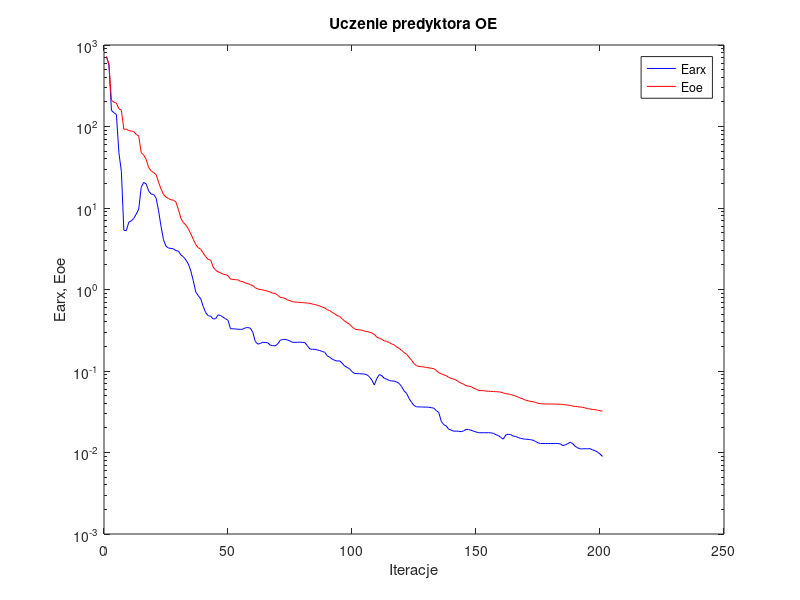
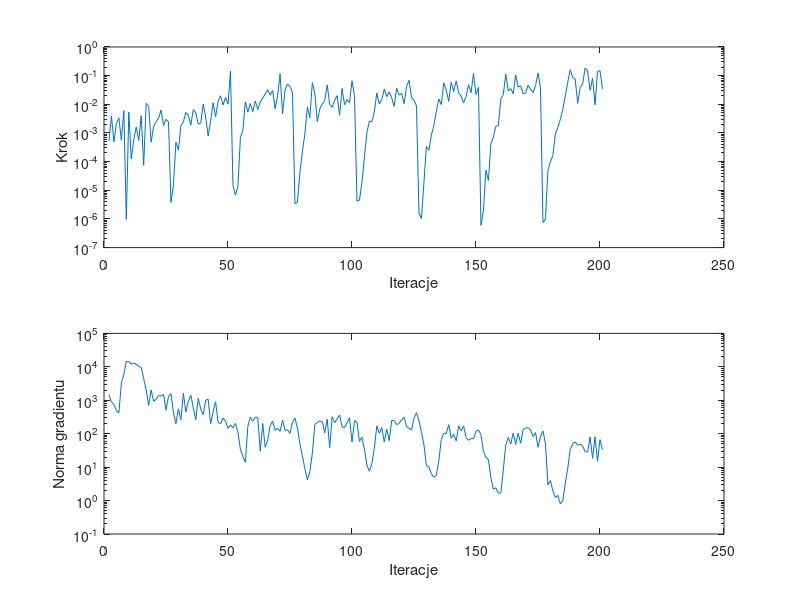

Source code (MATLAB) for these figures, in order:
%uczenie predyktora oe
clear all;
n=0; farx(n+1)=7.204199e+002; foe(n+1)=7.185959e+002; wspucz(n+1)=0.000000e+000; ng(n+1)=0.000000e+000;
%odnowa zmiennej metryki
n=1; farx(n+1)=5.675645e+002; foe(n+1)=5.804827e+002; krok(n+1)=5.322828e-004; ng(n+1)=1.458055e+003;
n=2; farx(n+1)=1.573747e+002; foe(n+1)=2.099443e+002; krok(n+1)=3.936758e-003; ng(n+1)=8.917123e+002;
n=3; farx(n+1)=1.479846e+002; foe(n+1)=1.990539e+002; krok(n+1)=4.838020e-004; ng(n+1)=7.434152e+002;
n=4; farx(n+1)=1.400643e+002; foe(n+1)=1.937752e+002; krok(n+1)=2.168031e-003; ng(n+1)=4.884901e+002;
n=5; farx(n+1)=4.792991e+001; foe(n+1)=1.650984e+002; krok(n+1)=3.350038e-003; ng(n+1)=4.207141e+002;
n=6; farx(n+1)=2.811198e+001; foe(n+1)=1.585743e+002; krok(n+1)=5.668187e-004; ng(n+1)=3.263636e+003;
n=7; farx(n+1)=5.331953e+000; foe(n+1)=9.274066e+001; krok(n+1)=5.980899e-003; ng(n+1)=6.026249e+003;
n=8; farx(n+1)=5.267742e+000; foe(n+1)=9.258967e+001; krok(n+1)=9.741221e-007; ng(n+1)=1.457671e+004;
n=9; farx(n+1)=6.703526e+000; foe(n+1)=8.899094e+001; krok(n+1)=5.368339e-003; ng(n+1)=1.420857e+004;
n=10; farx(n+1)=6.956886e+000; foe(n+1)=8.802916e+001; krok(n+1)=1.231773e-004; ng(n+1)=1.207007e+004;
n=11; farx(n+1)=7.434644e+000; foe(n+1)=8.663676e+001; krok(n+1)=5.747417e-004; ng(n+1)=1.278338e+004;
n=12; farx(n+1)=8.433130e+000; foe(n+1)=7.989141e+001; krok(n+1)=1.624224e-003; ng(n+1)=1.192790e+004;
n=13; farx(n+1)=9.684532e+000; foe(n+1)=7.683738e+001; krok(n+1)=5.440190e-004; ng(n+1)=1.034463e+004;
n=14; farx(n+1)=1.792371e+001; foe(n+1)=4.778239e+001; krok(n+1)=4.004785e-003; ng(n+1)=9.507952e+003;
n=15; farx(n+1)=2.061873e+001; foe(n+1)=4.466409e+001; krok(n+1)=7.409807e-005; ng(n+1)=4.418568e+003;
n=16; farx(n+1)=1.978192e+001; foe(n+1)=3.952406e+001; krok(n+1)=1.080437e-002; ng(n+1)=2.071808e+003;
n=17; farx(n+1)=1.623074e+001; foe(n+1)=3.139279e+001; krok(n+1)=8.516524e-003; ng(n+1)=7.022425e+002;
n=18; farx(n+1)=1.484058e+001; foe(n+1)=2.860031e+001; krok(n+1)=4.800146e-004; ng(n+1)=2.032499e+003;
n=19; farx(n+1)=1.467840e+001; foe(n+1)=2.721506e+001; krok(n+1)=1.624224e-003; ng(n+1)=9.397375e+002;
n=20; farx(n+1)=1.327516e+001; foe(n+1)=2.573806e+001; krok(n+1)=2.547833e-003; ng(n+1)=1.070557e+003;
n=21; farx(n+1)=9.277681e+000; foe(n+1)=2.076532e+001; krok(n+1)=3.225080e-003; ng(n+1)=1.380812e+003;
n=22; farx(n+1)=5.942571e+000; foe(n+1)=1.708795e+001; krok(n+1)=6.374691e-003; ng(n+1)=1.330335e+003;
n=23; farx(n+1)=4.064338e+000; foe(n+1)=1.467036e+001; krok(n+1)=1.830478e-003; ng(n+1)=1.496491e+003;
n=24; farx(n+1)=3.396449e+000; foe(n+1)=1.363936e+001; krok(n+1)=2.972972e-003; ng(n+1)=5.087668e+002;
n=25; farx(n+1)=3.228972e+000; foe(n+1)=1.309753e+001; krok(n+1)=2.464960e-003; ng(n+1)=1.290419e+003;
%odnowa zmiennej metryki
n=26; farx(n+1)=3.191886e+000; foe(n+1)=1.259961e+001; krok(n+1)=3.787925e-006; ng(n+1)=1.571215e+003;
n=27; farx(n+1)=3.158691e+000; foe(n+1)=1.250624e+001; krok(n+1)=1.490654e-005; ng(n+1)=4.331744e+002;
n=28; farx(n+1)=2.997055e+000; foe(n+1)=1.182417e+001; krok(n+1)=4.729213e-004; ng(n+1)=1.984266e+002;
n=29; farx(n+1)=2.960245e+000; foe(n+1)=9.550363e+000; krok(n+1)=2.507229e-004; ng(n+1)=5.556076e+002;
n=30; farx(n+1)=2.657012e+000; foe(n+1)=7.473467e+000; krok(n+1)=1.810600e-003; ng(n+1)=2.632152e+002;
n=31; farx(n+1)=2.526686e+000; foe(n+1)=6.606365e+000; krok(n+1)=2.426783e-003; ng(n+1)=1.617430e+003;
n=32; farx(n+1)=2.308062e+000; foe(n+1)=6.213065e+000; krok(n+1)=5.173682e-003; ng(n+1)=4.494303e+002;
n=33; farx(n+1)=2.065650e+000; foe(n+1)=5.546189e+000; krok(n+1)=4.150488e-003; ng(n+1)=9.276531e+002;
n=34; farx(n+1)=1.688129e+000; foe(n+1)=4.816281e+000; krok(n+1)=1.876490e-003; ng(n+1)=1.415347e+003;
n=35; farx(n+1)=1.284973e+000; foe(n+1)=4.129278e+000; krok(n+1)=6.544675e-003; ng(n+1)=5.930530e+002;
n=36; farx(n+1)=9.328629e-001; foe(n+1)=3.556534e+000; krok(n+1)=4.969696e-003; ng(n+1)=2.656814e+002;
n=37; farx(n+1)=8.404852e-001; foe(n+1)=3.262464e+000; krok(n+1)=2.013418e-003; ng(n+1)=1.150220e+003;
n=38; farx(n+1)=7.694244e-001; foe(n+1)=3.121010e+000; krok(n+1)=2.204222e-003; ng(n+1)=5.501554e+002;
n=39; farx(n+1)=6.210692e-001; foe(n+1)=2.799329e+000; krok(n+1)=1.004150e-002; ng(n+1)=3.666634e+002;
n=40; farx(n+1)=5.204637e-001; foe(n+1)=2.531552e+000; krok(n+1)=3.621201e-003; ng(n+1)=9.909936e+002;
n=41; farx(n+1)=4.767146e-001; foe(n+1)=2.343715e+000; krok(n+1)=7.821151e-004; ng(n+1)=1.079328e+003;
n=42; farx(n+1)=4.706615e-001; foe(n+1)=2.296531e+000; krok(n+1)=2.581388e-003; ng(n+1)=1.980623e+002;
n=43; farx(n+1)=4.357022e-001; foe(n+1)=1.891427e+000; krok(n+1)=1.131000e-002; ng(n+1)=4.574667e+002;
n=44; farx(n+1)=4.381363e-001; foe(n+1)=1.725510e+000; krok(n+1)=3.595838e-003; ng(n+1)=8.968149e+002;
n=45; farx(n+1)=4.873111e-001; foe(n+1)=1.648166e+000; krok(n+1)=1.281715e-002; ng(n+1)=2.203156e+002;
n=46; farx(n+1)=4.801724e-001; foe(n+1)=1.601044e+000; krok(n+1)=1.991120e-002; ng(n+1)=1.971730e+002;
n=47; farx(n+1)=4.573350e-001; foe(n+1)=1.544897e+000; krok(n+1)=9.513276e-003; ng(n+1)=2.938552e+002;
n=48; farx(n+1)=4.380496e-001; foe(n+1)=1.519841e+000; krok(n+1)=1.725161e-002; ng(n+1)=2.395416e+002;
n=49; farx(n+1)=4.199074e-001; foe(n+1)=1.479010e+000; krok(n+1)=1.019447e-002; ng(n+1)=1.439701e+002;
n=50; farx(n+1)=3.306905e-001; foe(n+1)=1.341879e+000; krok(n+1)=1.447238e-001; ng(n+1)=1.828353e+002;
%odnowa zmiennej metryki
n=51; farx(n+1)=3.293499e-001; foe(n+1)=1.331421e+000; krok(n+1)=1.465800e-005; ng(n+1)=1.494442e+002;
n=52; farx(n+1)=3.277328e-001; foe(n+1)=1.319138e+000; krok(n+1)=6.798773e-006; ng(n+1)=2.030938e+002;
n=53; farx(n+1)=3.258990e-001; foe(n+1)=1.313549e+000; krok(n+1)=1.390431e-005; ng(n+1)=1.103148e+002;
n=54; farx(n+1)=3.242422e-001; foe(n+1)=1.261554e+000; krok(n+1)=6.822427e-004; ng(n+1)=3.409872e+001;
n=55; farx(n+1)=3.262929e-001; foe(n+1)=1.246354e+000; krok(n+1)=1.273916e-003; ng(n+1)=2.089056e+001;
n=56; farx(n+1)=3.384758e-001; foe(n+1)=1.203202e+000; krok(n+1)=1.219985e-002; ng(n+1)=1.397002e+001;
n=57; farx(n+1)=3.414300e-001; foe(n+1)=1.180159e+000; krok(n+1)=5.295103e-003; ng(n+1)=1.645998e+002;
n=58; farx(n+1)=3.353969e-001; foe(n+1)=1.149919e+000; krok(n+1)=1.064021e-002; ng(n+1)=3.120187e+002;
n=59; farx(n+1)=2.994837e-001; foe(n+1)=1.116062e+000; krok(n+1)=5.548179e-003; ng(n+1)=2.361194e+002;
n=60; farx(n+1)=2.301506e-001; foe(n+1)=1.052142e+000; krok(n+1)=1.303720e-002; ng(n+1)=3.140313e+002;
n=61; farx(n+1)=2.140165e-001; foe(n+1)=1.013764e+000; krok(n+1)=6.543079e-003; ng(n+1)=3.069905e+002;
n=62; farx(n+1)=2.174959e-001; foe(n+1)=1.001136e+000; krok(n+1)=1.220118e-002; ng(n+1)=3.004176e+001;
n=63; farx(n+1)=2.247103e-001; foe(n+1)=9.881823e-001; krok(n+1)=1.650507e-002; ng(n+1)=2.006127e+002;
n=64; farx(n+1)=2.245110e-001; foe(n+1)=9.725478e-001; krok(n+1)=2.308292e-002; ng(n+1)=3.917021e+001;
n=65; farx(n+1)=2.221819e-001; foe(n+1)=9.502657e-001; krok(n+1)=3.237080e-002; ng(n+1)=6.484129e+001;
n=66; farx(n+1)=2.082625e-001; foe(n+1)=9.335456e-001; krok(n+1)=2.096657e-002; ng(n+1)=1.750140e+002;
n=67; farx(n+1)=2.045836e-001; foe(n+1)=9.022537e-001; krok(n+1)=3.012318e-002; ng(n+1)=2.375277e+002;
n=68; farx(n+1)=2.038557e-001; foe(n+1)=8.961391e-001; krok(n+1)=6.970444e-003; ng(n+1)=1.263690e+002;
n=69; farx(n+1)=2.133202e-001; foe(n+1)=8.527278e-001; krok(n+1)=1.989989e-002; ng(n+1)=1.461909e+002;
n=70; farx(n+1)=2.375260e-001; foe(n+1)=8.033095e-001; krok(n+1)=1.158784e-001; ng(n+1)=1.180806e+002;
n=71; farx(n+1)=2.434775e-001; foe(n+1)=7.934126e-001; krok(n+1)=4.587536e-003; ng(n+1)=2.557528e+002;
n=72; farx(n+1)=2.444833e-001; foe(n+1)=7.780549e-001; krok(n+1)=3.122169e-002; ng(n+1)=1.265405e+002;
n=73; farx(n+1)=2.398881e-001; foe(n+1)=7.447813e-001; krok(n+1)=5.123880e-002; ng(n+1)=1.292809e+002;
n=74; farx(n+1)=2.342101e-001; foe(n+1)=7.303909e-001; krok(n+1)=4.171530e-002; ng(n+1)=1.021366e+002;
n=75; farx(n+1)=2.247510e-001; foe(n+1)=7.089269e-001; krok(n+1)=2.592196e-002; ng(n+1)=2.228669e+002;
%odnowa zmiennej metryki
n=76; farx(n+1)=2.249111e-001; foe(n+1)=7.014253e-001; krok(n+1)=3.394755e-006; ng(n+1)=2.910723e+002;
n=77; farx(n+1)=2.251007e-001; foe(n+1)=6.979388e-001; krok(n+1)=3.880465e-006; ng(n+1)=1.472063e+002;
n=78; farx(n+1)=2.256151e-001; foe(n+1)=6.947778e-001; krok(n+1)=4.156331e-005; ng(n+1)=4.976163e+001;
n=79; farx(n+1)=2.248939e-001; foe(n+1)=6.896960e-001; krok(n+1)=2.326282e-004; ng(n+1)=2.171076e+001;
n=80; farx(n+1)=2.226018e-001; foe(n+1)=6.864641e-001; krok(n+1)=9.272824e-004; ng(n+1)=8.907950e+000;
n=81; farx(n+1)=2.043023e-001; foe(n+1)=6.814836e-001; krok(n+1)=8.161186e-003; ng(n+1)=4.178418e+000;
n=82; farx(n+1)=1.866045e-001; foe(n+1)=6.770414e-001; krok(n+1)=3.427028e-003; ng(n+1)=7.248023e+000;
n=83; farx(n+1)=1.844631e-001; foe(n+1)=6.641067e-001; krok(n+1)=5.694364e-002; ng(n+1)=2.565735e+001;
n=84; farx(n+1)=1.849726e-001; foe(n+1)=6.524304e-001; krok(n+1)=2.477353e-002; ng(n+1)=1.871516e+002;
n=85; farx(n+1)=1.810372e-001; foe(n+1)=6.431015e-001; krok(n+1)=2.513970e-003; ng(n+1)=2.175393e+002;
n=86; farx(n+1)=1.783656e-001; foe(n+1)=6.259508e-001; krok(n+1)=6.802533e-003; ng(n+1)=2.423052e+002;
n=87; farx(n+1)=1.737169e-001; foe(n+1)=6.087957e-001; krok(n+1)=1.007731e-002; ng(n+1)=2.300807e+002;
n=88; farx(n+1)=1.696962e-001; foe(n+1)=5.957138e-001; krok(n+1)=1.360507e-002; ng(n+1)=1.069232e+002;
n=89; farx(n+1)=1.537795e-001; foe(n+1)=5.642587e-001; krok(n+1)=4.757597e-002; ng(n+1)=2.716161e+002;
n=90; farx(n+1)=1.476591e-001; foe(n+1)=5.518546e-001; krok(n+1)=1.000726e-002; ng(n+1)=3.841338e+001;
n=91; farx(n+1)=1.401539e-001; foe(n+1)=5.238520e-001; krok(n+1)=7.876901e-003; ng(n+1)=3.230597e+002;
n=92; farx(n+1)=1.353050e-001; foe(n+1)=5.042117e-001; krok(n+1)=1.390067e-002; ng(n+1)=2.136897e+002;
n=93; farx(n+1)=1.325377e-001; foe(n+1)=4.786545e-001; krok(n+1)=2.000182e-002; ng(n+1)=2.760699e+002;
n=94; farx(n+1)=1.333862e-001; foe(n+1)=4.679469e-001; krok(n+1)=4.175393e-003; ng(n+1)=3.626370e+002;
n=95; farx(n+1)=1.249533e-001; foe(n+1)=4.375144e-001; krok(n+1)=3.586741e-002; ng(n+1)=1.596874e+002;
n=96; farx(n+1)=1.153854e-001; foe(n+1)=4.110734e-001; krok(n+1)=9.703984e-003; ng(n+1)=1.502908e+002;
n=97; farx(n+1)=1.105162e-001; foe(n+1)=3.926365e-001; krok(n+1)=1.464382e-002; ng(n+1)=2.149275e+002;
n=98; farx(n+1)=1.067048e-001; foe(n+1)=3.745046e-001; krok(n+1)=1.129495e-002; ng(n+1)=3.006857e+002;
n=99; farx(n+1)=9.823935e-002; foe(n+1)=3.484358e-001; krok(n+1)=6.640781e-002; ng(n+1)=5.590575e+001;
n=100; farx(n+1)=9.336430e-002; foe(n+1)=3.294594e-001; krok(n+1)=2.043074e-002; ng(n+1)=2.476187e+002;
%odnowa zmiennej metryki
n=101; farx(n+1)=9.286289e-002; foe(n+1)=3.215240e-001; krok(n+1)=4.158459e-006; ng(n+1)=2.219693e+002;
n=102; farx(n+1)=9.278165e-002; foe(n+1)=3.209624e-001; krok(n+1)=4.498643e-006; ng(n+1)=5.901278e+001;
n=103; farx(n+1)=9.212586e-002; foe(n+1)=3.165359e-001; krok(n+1)=1.836951e-005; ng(n+1)=7.806278e+001;
n=104; farx(n+1)=9.172745e-002; foe(n+1)=3.088363e-001; krok(n+1)=1.412779e-004; ng(n+1)=3.502138e+001;
n=105; farx(n+1)=8.993007e-002; foe(n+1)=3.042777e-001; krok(n+1)=1.006932e-003; ng(n+1)=1.156271e+001;
n=106; farx(n+1)=8.500263e-002; foe(n+1)=3.002234e-001; krok(n+1)=2.634602e-003; ng(n+1)=7.508318e+000;
n=107; farx(n+1)=7.729538e-002; foe(n+1)=2.931709e-001; krok(n+1)=2.426783e-003; ng(n+1)=1.263514e+001;
n=108; farx(n+1)=6.736357e-002; foe(n+1)=2.812621e-001; krok(n+1)=5.414124e-003; ng(n+1)=3.608873e+001;
n=109; farx(n+1)=8.080265e-002; foe(n+1)=2.607782e-001; krok(n+1)=2.477353e-002; ng(n+1)=1.716566e+002;
n=110; farx(n+1)=9.028767e-002; foe(n+1)=2.518559e-001; krok(n+1)=1.025657e-002; ng(n+1)=1.029517e+002;
n=111; farx(n+1)=8.770709e-002; foe(n+1)=2.452683e-001; krok(n+1)=1.448480e-002; ng(n+1)=1.524204e+002;
n=112; farx(n+1)=8.125431e-002; foe(n+1)=2.341996e-001; krok(n+1)=3.377395e-002; ng(n+1)=5.649239e+001;
n=113; farx(n+1)=7.951244e-002; foe(n+1)=2.313920e-001; krok(n+1)=1.834657e-002; ng(n+1)=1.387323e+002;
n=114; farx(n+1)=7.648502e-002; foe(n+1)=2.229986e-001; krok(n+1)=2.721013e-002; ng(n+1)=6.232173e+001;
n=115; farx(n+1)=7.541379e-002; foe(n+1)=2.147222e-001; krok(n+1)=1.688698e-002; ng(n+1)=2.463503e+002;
n=116; farx(n+1)=7.535570e-002; foe(n+1)=2.090932e-001; krok(n+1)=8.442897e-003; ng(n+1)=2.483323e+002;
n=117; farx(n+1)=7.331069e-002; foe(n+1)=1.973965e-001; krok(n+1)=3.669314e-002; ng(n+1)=1.864259e+002;
n=118; farx(n+1)=7.047168e-002; foe(n+1)=1.895836e-001; krok(n+1)=2.085811e-002; ng(n+1)=2.035431e+002;
n=119; farx(n+1)=6.456541e-002; foe(n+1)=1.793366e-001; krok(n+1)=2.421456e-002; ng(n+1)=2.613761e+002;
n=120; farx(n+1)=5.688250e-002; foe(n+1)=1.682582e-001; krok(n+1)=1.048565e-002; ng(n+1)=3.092298e+002;
n=121; farx(n+1)=5.326851e-002; foe(n+1)=1.613768e-001; krok(n+1)=4.256083e-002; ng(n+1)=1.635633e+002;
n=122; farx(n+1)=4.600883e-002; foe(n+1)=1.474561e-001; krok(n+1)=6.864555e-002; ng(n+1)=1.469881e+002;
n=123; farx(n+1)=4.143881e-002; foe(n+1)=1.356473e-001; krok(n+1)=1.716139e-002; ng(n+1)=1.284125e+002;
n=124; farx(n+1)=3.779813e-002; foe(n+1)=1.232053e-001; krok(n+1)=1.394089e-002; ng(n+1)=2.957045e+002;
n=125; farx(n+1)=3.634911e-002; foe(n+1)=1.165344e-001; krok(n+1)=8.855578e-003; ng(n+1)=4.279041e+002;
%odnowa zmiennej metryki
n=126; farx(n+1)=3.625113e-002; foe(n+1)=1.135502e-001; krok(n+1)=1.560170e-006; ng(n+1)=2.455138e+002;
n=127; farx(n+1)=3.621344e-002; foe(n+1)=1.130614e-001; krok(n+1)=1.022815e-006; ng(n+1)=1.105568e+002;
n=128; farx(n+1)=3.607487e-002; foe(n+1)=1.119799e-001; krok(n+1)=1.860264e-005; ng(n+1)=4.663242e+001;
n=129; farx(n+1)=3.609084e-002; foe(n+1)=1.105683e-001; krok(n+1)=3.383827e-004; ng(n+1)=1.109618e+001;
n=130; farx(n+1)=3.591534e-002; foe(n+1)=1.093026e-001; krok(n+1)=2.509069e-004; ng(n+1)=1.014530e+001;
n=131; farx(n+1)=3.548135e-002; foe(n+1)=1.079814e-001; krok(n+1)=8.398512e-004; ng(n+1)=6.368777e+000;
n=132; farx(n+1)=3.499016e-002; foe(n+1)=1.067513e-001; krok(n+1)=1.812955e-003; ng(n+1)=5.003673e+000;
n=133; farx(n+1)=3.262454e-002; foe(n+1)=1.015463e-001; krok(n+1)=5.557598e-003; ng(n+1)=5.715737e+000;
n=134; farx(n+1)=3.095688e-002; foe(n+1)=9.515355e-002; krok(n+1)=1.526430e-002; ng(n+1)=1.527228e+001;
n=135; farx(n+1)=2.406629e-002; foe(n+1)=9.243738e-002; krok(n+1)=9.816978e-003; ng(n+1)=6.718630e+001;
n=136; farx(n+1)=2.197215e-002; foe(n+1)=8.968793e-002; krok(n+1)=5.606295e-002; ng(n+1)=1.017721e+002;
n=137; farx(n+1)=2.117011e-002; foe(n+1)=8.750978e-002; krok(n+1)=3.153338e-002; ng(n+1)=1.013946e+002;
n=138; farx(n+1)=1.931908e-002; foe(n+1)=8.361722e-002; krok(n+1)=1.275465e-002; ng(n+1)=1.867293e+002;
n=139; farx(n+1)=1.883333e-002; foe(n+1)=8.125651e-002; krok(n+1)=5.893163e-002; ng(n+1)=7.418576e+001;
n=140; farx(n+1)=1.823087e-002; foe(n+1)=7.962683e-002; krok(n+1)=2.768235e-002; ng(n+1)=9.590326e+001;
n=141; farx(n+1)=1.834795e-002; foe(n+1)=7.731196e-002; krok(n+1)=6.563449e-002; ng(n+1)=6.097805e+001;
n=142; farx(n+1)=1.817921e-002; foe(n+1)=7.385372e-002; krok(n+1)=2.517497e-002; ng(n+1)=1.712865e+002;
n=143; farx(n+1)=1.803295e-002; foe(n+1)=7.096495e-002; krok(n+1)=1.911063e-002; ng(n+1)=1.196140e+002;
n=144; farx(n+1)=1.838075e-002; foe(n+1)=6.891468e-002; krok(n+1)=1.132561e-002; ng(n+1)=1.698080e+002;
n=145; farx(n+1)=1.925287e-002; foe(n+1)=6.614122e-002; krok(n+1)=1.856024e-002; ng(n+1)=7.657438e+001;
n=146; farx(n+1)=1.915672e-002; foe(n+1)=6.520730e-002; krok(n+1)=4.852216e-002; ng(n+1)=6.349210e+001;
n=147; farx(n+1)=1.877200e-002; foe(n+1)=6.424250e-002; krok(n+1)=2.549876e-002; ng(n+1)=7.111648e+001;
n=148; farx(n+1)=1.828107e-002; foe(n+1)=6.162894e-002; krok(n+1)=1.209337e-001; ng(n+1)=7.156633e+001;
n=149; farx(n+1)=1.787085e-002; foe(n+1)=6.014632e-002; krok(n+1)=2.194150e-002; ng(n+1)=1.181098e+002;
n=150; farx(n+1)=1.749449e-002; foe(n+1)=5.775596e-002; krok(n+1)=3.962827e-002; ng(n+1)=1.289173e+002;
%odnowa zmiennej metryki
n=151; farx(n+1)=1.749285e-002; foe(n+1)=5.746030e-002; krok(n+1)=6.035912e-007; ng(n+1)=9.424503e+001;
n=152; farx(n+1)=1.748660e-002; foe(n+1)=5.739794e-002; krok(n+1)=1.980247e-006; ng(n+1)=2.954827e+001;
n=153; farx(n+1)=1.748087e-002; foe(n+1)=5.671685e-002; krok(n+1)=4.993299e-005; ng(n+1)=1.980447e+001;
n=154; farx(n+1)=1.750628e-002; foe(n+1)=5.651308e-002; krok(n+1)=2.209045e-005; ng(n+1)=1.685832e+001;
n=155; farx(n+1)=1.742721e-002; foe(n+1)=5.620057e-002; krok(n+1)=4.090422e-004; ng(n+1)=4.839438e+000;
n=156; farx(n+1)=1.722329e-002; foe(n+1)=5.603972e-002; krok(n+1)=7.315478e-004; ng(n+1)=2.170774e+000;
n=157; farx(n+1)=1.654690e-002; foe(n+1)=5.573334e-002; krok(n+1)=1.723278e-003; ng(n+1)=2.429787e+000;
n=158; farx(n+1)=1.617960e-002; foe(n+1)=5.558863e-002; krok(n+1)=1.788132e-003; ng(n+1)=1.672663e+000;
n=159; farx(n+1)=1.529245e-002; foe(n+1)=5.504557e-002; krok(n+1)=1.521910e-002; ng(n+1)=1.661708e+000;
n=160; farx(n+1)=1.460887e-002; foe(n+1)=5.388168e-002; krok(n+1)=2.191235e-002; ng(n+1)=8.280644e+000;
n=161; farx(n+1)=1.638382e-002; foe(n+1)=5.277601e-002; krok(n+1)=1.124683e-001; ng(n+1)=4.586567e+001;
n=162; farx(n+1)=1.676518e-002; foe(n+1)=5.214150e-002; krok(n+1)=2.972664e-002; ng(n+1)=7.699345e+001;
n=163; farx(n+1)=1.655354e-002; foe(n+1)=5.150771e-002; krok(n+1)=3.546206e-002; ng(n+1)=4.947329e+001;
n=164; farx(n+1)=1.590411e-002; foe(n+1)=5.039625e-002; krok(n+1)=2.334578e-002; ng(n+1)=1.040171e+002;
n=165; farx(n+1)=1.571407e-002; foe(n+1)=4.932160e-002; krok(n+1)=1.053314e-001; ng(n+1)=4.775628e+001;
n=166; farx(n+1)=1.525748e-002; foe(n+1)=4.784231e-002; krok(n+1)=3.965874e-002; ng(n+1)=1.045580e+002;
n=167; farx(n+1)=1.491862e-002; foe(n+1)=4.632896e-002; krok(n+1)=4.446078e-002; ng(n+1)=5.194808e+001;
n=168; farx(n+1)=1.470221e-002; foe(n+1)=4.539975e-002; krok(n+1)=2.351765e-002; ng(n+1)=1.322803e+002;
n=169; farx(n+1)=1.455828e-002; foe(n+1)=4.384115e-002; krok(n+1)=2.476948e-002; ng(n+1)=1.480596e+002;
n=170; farx(n+1)=1.449857e-002; foe(n+1)=4.316391e-002; krok(n+1)=4.614317e-002; ng(n+1)=1.503487e+002;
n=171; farx(n+1)=1.436643e-002; foe(n+1)=4.236375e-002; krok(n+1)=3.366815e-002; ng(n+1)=1.304758e+002;
n=172; farx(n+1)=1.414706e-002; foe(n+1)=4.200596e-002; krok(n+1)=2.578794e-002; ng(n+1)=8.221465e+001;
n=173; farx(n+1)=1.365821e-002; foe(n+1)=4.117027e-002; krok(n+1)=4.438543e-002; ng(n+1)=1.081935e+002;
n=174; farx(n+1)=1.313807e-002; foe(n+1)=4.020106e-002; krok(n+1)=1.243530e-001; ng(n+1)=3.930473e+001;
n=175; farx(n+1)=1.289216e-002; foe(n+1)=3.977231e-002; krok(n+1)=3.680593e-002; ng(n+1)=8.230561e+001;
%odnowa zmiennej metryki
n=176; farx(n+1)=1.289620e-002; foe(n+1)=3.946509e-002; krok(n+1)=7.507319e-007; ng(n+1)=1.209995e+002;
n=177; farx(n+1)=1.289943e-002; foe(n+1)=3.938748e-002; krok(n+1)=9.594691e-007; ng(n+1)=5.124999e+001;
n=178; farx(n+1)=1.289519e-002; foe(n+1)=3.937327e-002; krok(n+1)=4.937118e-005; ng(n+1)=2.973768e+000;
n=179; farx(n+1)=1.290927e-002; foe(n+1)=3.931335e-002; krok(n+1)=9.960454e-005; ng(n+1)=3.965210e+000;
n=180; farx(n+1)=1.290651e-002; foe(n+1)=3.929145e-002; krok(n+1)=1.614953e-004; ng(n+1)=1.924131e+000;
n=181; farx(n+1)=1.292009e-002; foe(n+1)=3.924794e-002; krok(n+1)=9.305128e-004; ng(n+1)=1.240652e+000;
n=182; farx(n+1)=1.288709e-002; foe(n+1)=3.914787e-002; krok(n+1)=1.525147e-003; ng(n+1)=1.434606e+000;
n=183; farx(n+1)=1.276487e-002; foe(n+1)=3.909534e-002; krok(n+1)=2.998733e-003; ng(n+1)=8.016854e-001;
n=184; farx(n+1)=1.214957e-002; foe(n+1)=3.889174e-002; krok(n+1)=6.544675e-003; ng(n+1)=9.779758e-001;
n=185; farx(n+1)=1.241446e-002; foe(n+1)=3.844887e-002; krok(n+1)=1.979909e-002; ng(n+1)=3.268422e+000;
n=186; farx(n+1)=1.284414e-002; foe(n+1)=3.819108e-002; krok(n+1)=5.893163e-002; ng(n+1)=9.288795e+000;
n=187; farx(n+1)=1.335952e-002; foe(n+1)=3.783227e-002; krok(n+1)=1.607063e-001; ng(n+1)=3.397110e+001;
n=188; farx(n+1)=1.285336e-002; foe(n+1)=3.711197e-002; krok(n+1)=8.512166e-002; ng(n+1)=4.997937e+001;
n=189; farx(n+1)=1.192023e-002; foe(n+1)=3.672135e-002; krok(n+1)=7.542765e-002; ng(n+1)=5.677013e+001;
n=190; farx(n+1)=1.140364e-002; foe(n+1)=3.650119e-002; krok(n+1)=1.071180e-002; ng(n+1)=4.549018e+001;
n=191; farx(n+1)=1.106173e-002; foe(n+1)=3.612712e-002; krok(n+1)=3.882853e-002; ng(n+1)=4.837954e+001;
n=192; farx(n+1)=1.110067e-002; foe(n+1)=3.586077e-002; krok(n+1)=5.184392e-002; ng(n+1)=4.293468e+001;
n=193; farx(n+1)=1.112993e-002; foe(n+1)=3.528470e-002; krok(n+1)=1.824037e-001; ng(n+1)=2.889020e+001;
n=194; farx(n+1)=1.110254e-002; foe(n+1)=3.448337e-002; krok(n+1)=1.471339e-001; ng(n+1)=2.842156e+001;
n=195; farx(n+1)=1.115395e-002; foe(n+1)=3.422377e-002; krok(n+1)=3.081734e-002; ng(n+1)=7.932978e+001;
n=196; farx(n+1)=1.076167e-002; foe(n+1)=3.379442e-002; krok(n+1)=8.000730e-002; ng(n+1)=1.843611e+001;
n=197; farx(n+1)=1.052808e-002; foe(n+1)=3.355078e-002; krok(n+1)=9.576149e-003; ng(n+1)=8.063176e+001;
n=198; farx(n+1)=1.012953e-002; foe(n+1)=3.307244e-002; krok(n+1)=1.414327e-001; ng(n+1)=1.499460e+001;
n=199; farx(n+1)=9.596595e-003; foe(n+1)=3.262090e-002; krok(n+1)=1.482879e-001; ng(n+1)=6.632525e+001;
n=200; farx(n+1)=8.956428e-003; foe(n+1)=3.214513e-002; krok(n+1)=3.450322e-002; ng(n+1)=3.310788e+001;

figure; semilogy(farx,'b'); hold on; semilogy(foe,'r'); xlabel('Iteracje'); ylabel('Earx, Eoe'); legend('Earx','Eoe'); title('Uczenie predyktora OE');
figure; subplot(2,1,1); semilogy(krok); xlabel('Iteracje'); ylabel('Krok');
subplot(2,1,2); semilogy(ng); xlabel('Iteracje'); ylabel('Norma gradientu');
Earx=farx(n+1)
Eoe=foe(n+1)
